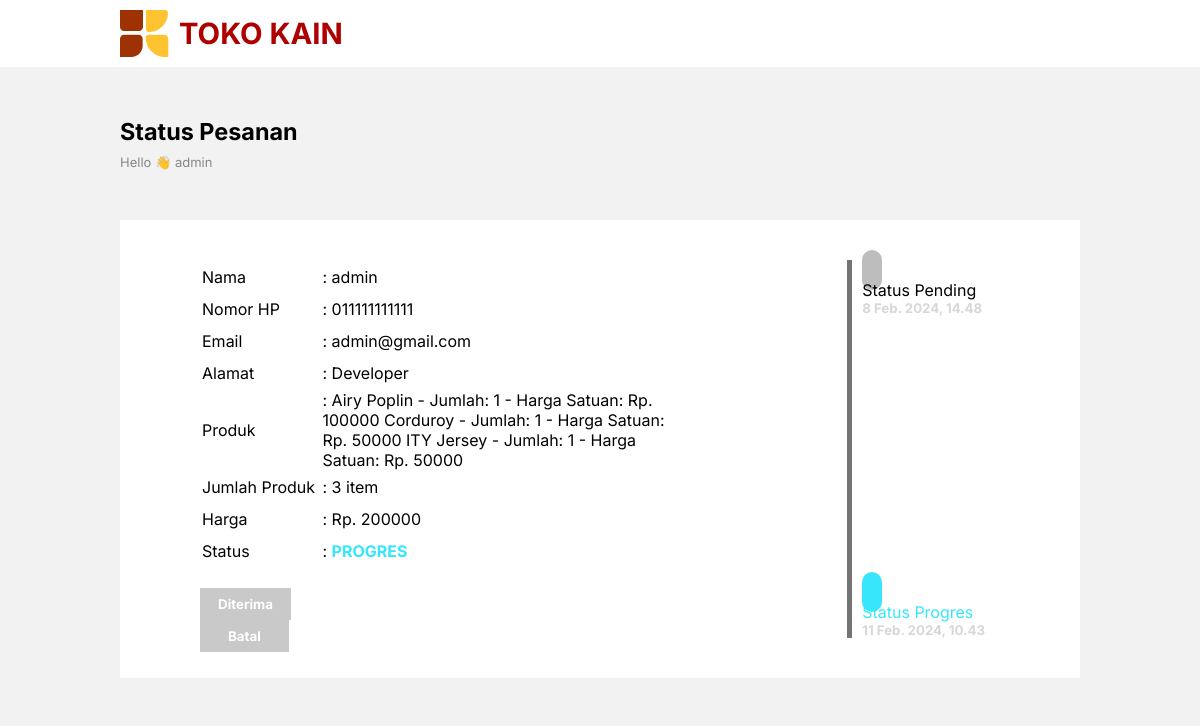
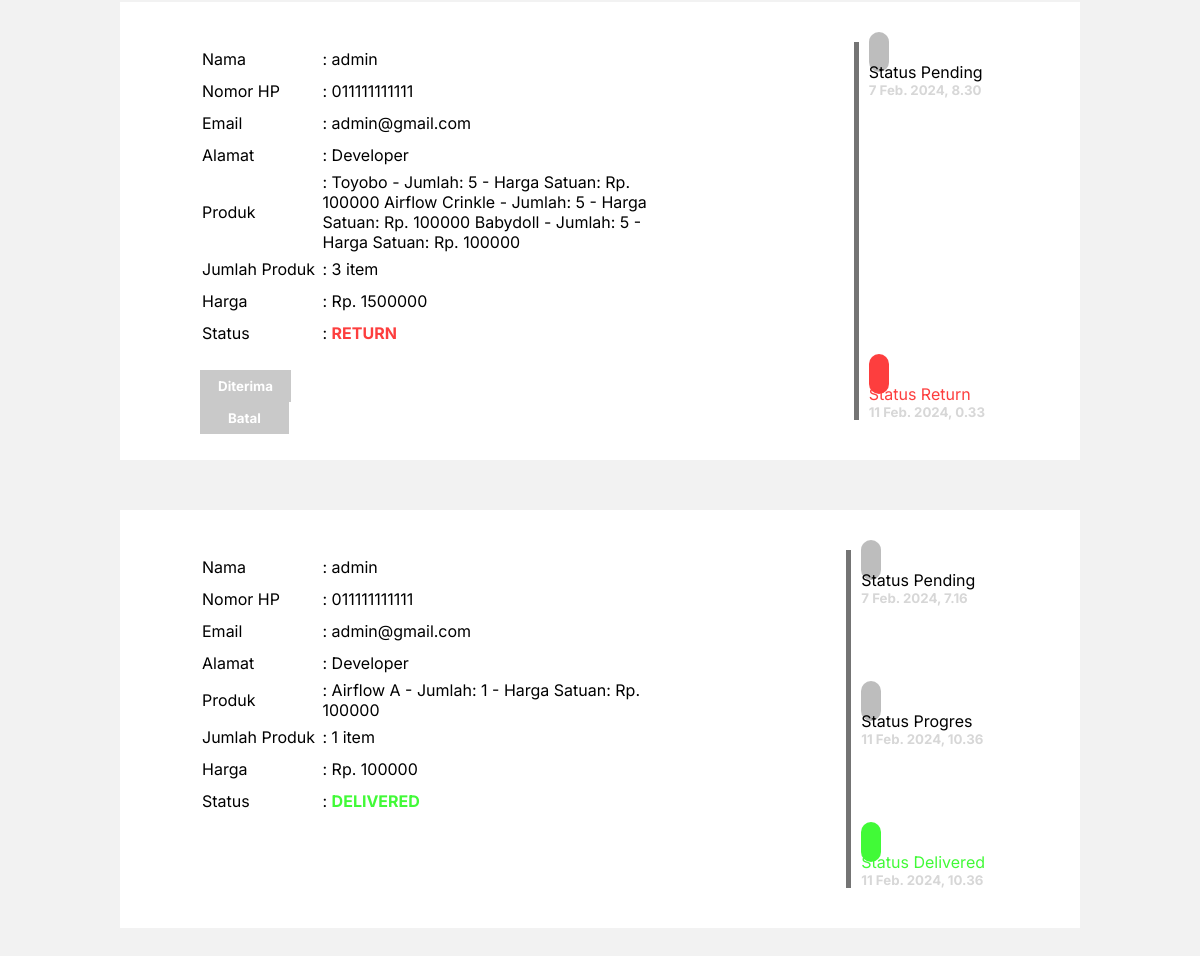
Before: /status/ (signed in) with the older database file (2 pictures, top to bottom).
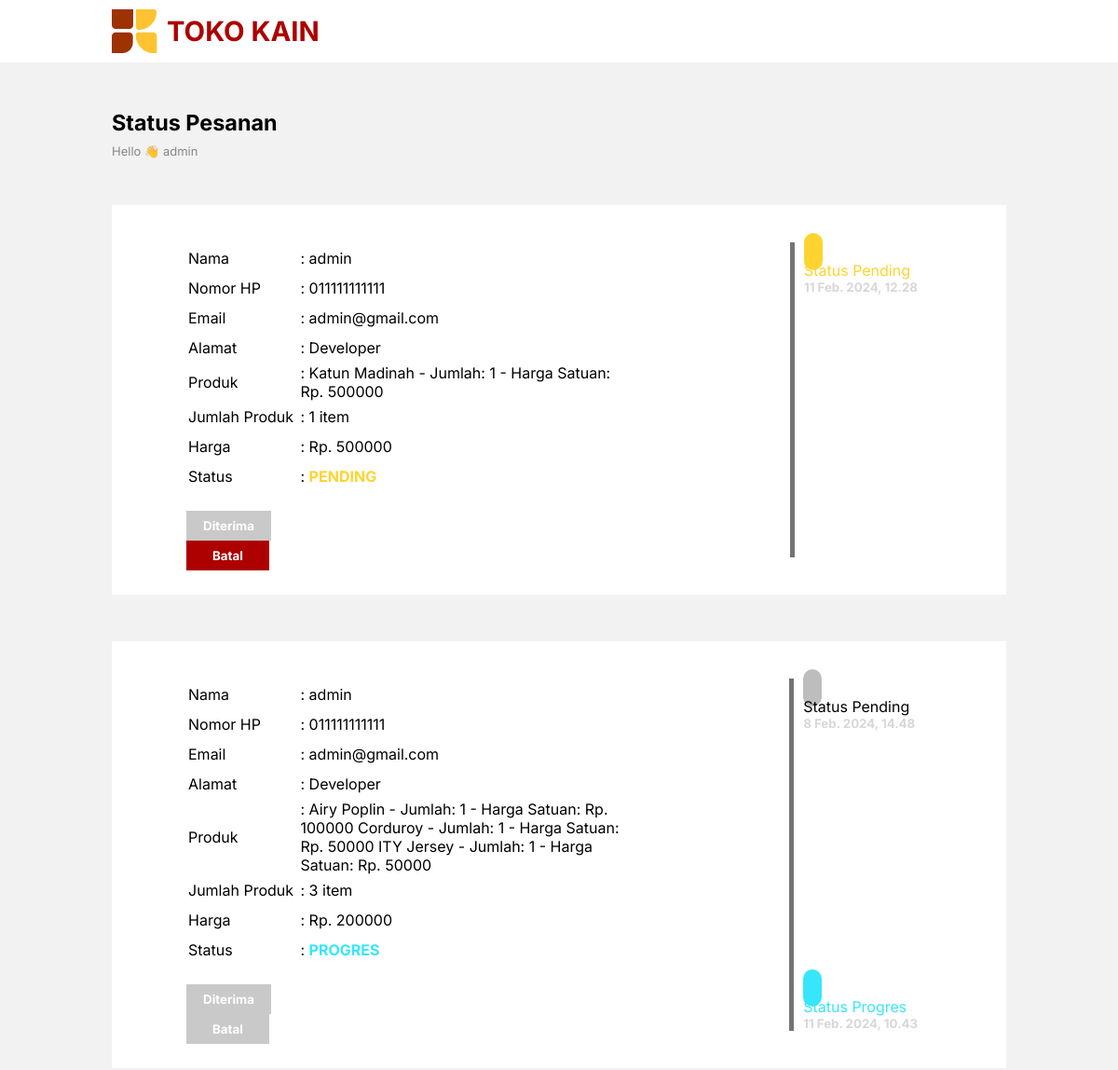
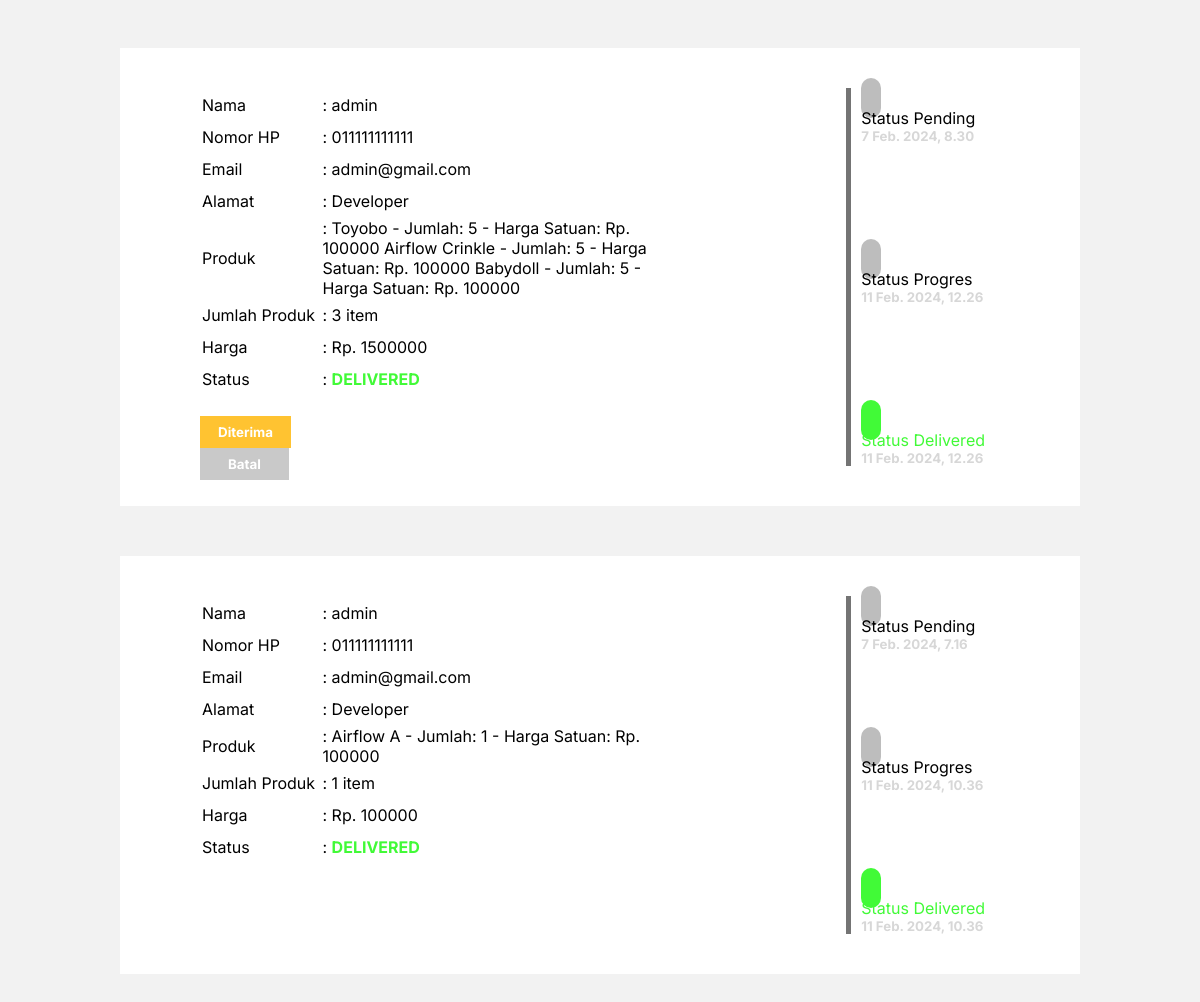
After: the same page with the newer database file (2 pictures, top to bottom).
### greenstore_app/models.py (models this page shows, shortened)
class Pesanan(models.Model):
    STATUS_CHOICES = [
        ('PENDING', 'Pending'),
        ('PROGRES', 'Progres'),
        ('DELIVERED', 'Delivered'),
        ('RETURN', 'Return'),
    ]
    nama_user = models.ForeignKey(CustomUser, on_delete=models.CASCADE)
    nomor_hp = models.CharField(max_length=20)
    email = models.EmailField()
    alamat = models.CharField(max_length=255)
    jumlah_items = models.PositiveIntegerField()
    total_harga = models.IntegerField()
    pesanan_detail = models.TextField()
    status = models.CharField(max_length=10, choices=STATUS_CHOICES, default='PENDING')
    created_at = models.DateTimeField(auto_now_add=True)
    updated_at = models.DateTimeField(auto_now=True)
    diterima = models.BooleanField(default=False)

class CustomUser(AbstractUser):
    nomor = models.CharField(max_length=20)
    alamat = models.CharField(max_length=255)

### greenstore_app/views.py (the view)
# urls.py: path('status/', PesananListView.as_view(), name='status'),
class PesananListView(ListView):
    model = Pesanan
    template_name = 'status.html'
    context_object_name = 'pesanan'
    def get_queryset(self):
        return Pesanan.objects.filter(nama_user=self.request.user).order_by('-id')

### templates/status.html (shortened to what the changed rows need)
{% load static %}
<!DOCTYPE html>
<html lang="en">
<head>
    <link rel="stylesheet" href="{%static 'css/main.css'%}">
</head>
<body>
    <div class="container">
        {% for order in pesanan %}
            <div class="content2">
                <div class="detail">
                    <table>
                        <tr>
                            <td>Nama</td>
                            <td>: {{ order.nama_user }}</td>
                        </tr>
                        <tr>
                            <td style="width: 25%;">Nomor HP</td>
                            <td>: {{ order.nomor_hp }}</td>
                        </tr>
                        <tr>
                            <td>Email</td>
                            <td>: {{ order.email }}</td>
                        </tr>
                        <tr>
                            <td>Alamat</td>
                            <td>: {{ order.alamat }}</td>
                        </tr>
                        <tr>
                            <td>Produk</td>
                            <td>: {{ order.pesanan_detail }}</td>
                        </tr>
                        <tr>
                            <td>Jumlah Produk</td>
                            <td>: {{ order.jumlah_items }} item</td>
                        </tr>
                        <tr>
                            <td>Harga</td>
                            <td>: Rp. {{ order.total_harga }}</td>
                        </tr>
                        <tr>
                            <td>Status</td>
                            {% if order.status  == "DELIVERED" %}
                                {% if order.diterima  == True %}
                                    <td>: <span style="font-weight: bold; color: rgb(65, 250, 55);">{{ order.status }}</span> </td>
                                {% else %}
                                    <td>: <span style="font-weight: bold; color: rgb(65, 250, 55);">{{ order.status }}</span></td>
                                {% endif %}
                            {% elif order.status  == "PROGRES" %}
                                <td>: <span style="font-weight: bold; color: rgb(55, 230, 250);">{{ order.status }}</span></td>
                            {% elif order.status  == "RETURN" %}
                                <td>: <span style="font-weight: bold; color: rgb(253, 62, 62);">{{ order.status }}</span></td>
                            {% else %}
                                <td>: <span style="font-weight: bold; color: rgb(253, 212, 47);">{{ order.status }}</span></td>
                            {% endif %}
                        </tr>
                    </table>
                    <div class="btn-status">
                        {% if order.status  == "DELIVERED" %}
                            {% if order.status == "DELIVERED" and not order.diterima %}
                            <button class="btn-diterima" data-order-id="{{ order.id }}">Diterima</button>
                            <button disabled style="background-color: rgb(201, 201, 201); cursor: not-allowed;">Batal</button>
                            {% endif %}
                        {% elif order.status  == "RETURN" or order.status  == "PROGRES" %}
                            <button disabled style="background-color: rgb(201, 201, 201); cursor: not-allowed;">Diterima</button>
                            <button disabled style="background-color: rgb(201, 201, 201); cursor: not-allowed;">Batal</button>
                        {% else %}
                            <button disabled style="background-color: rgb(201, 201, 201); cursor: not-allowed;">Diterima</button>
                            <button onclick="batalkanPesanan({{ order.id }})">Batal</button>
                        {% endif %}
                    </div>
                </div>
                <div class="progres">
                    <span id="line"></span>
                    {% if order.status  == "DELIVERED" %}
                    <div class="pg1">
                        <ion-icon name="cube-outline" id="pgrs1"></ion-icon>
                        <div class="">
                            <p >Status Pending</p>
                            <h5>{{order.created_at}}</h5>
                        </div>
                    </div>
                    <div class="pg2">
                        <ion-icon name="checkbox-outline" id="pgrs2" ></ion-icon>
                        <div class="">
                            <p >Status Progres</p>
                            <h5>{{order.updated_at}}</h5>
                        </div>
                    </div>
                    <div class="pg2">
                        <ion-icon name="checkbox-outline" id="pgrs2" style="background-color: rgb(65, 250, 55);"></ion-icon>
                        <div class="">
                            <p style="color: rgb(65, 250, 55);">Status Delivered</p>
                            <h5>{{order.updated_at}}</h5>
                        </div>
                    </div>
                    {% elif order.status  == "PROGRES" %}
                    <div class="pg1">
                        <ion-icon name="cube-outline" id="pgrs1"></ion-icon>
                        <div class="">
                            <p >Status Pending</p>
                            <h5>{{order.created_at}}</h5>
                        </div>
                    </div>
                    <div class="pg2">
                        <ion-icon name="checkbox-outline" id="pgrs2" style="background-color: rgb(55, 230, 250);"></ion-icon>
                        <div class="">
                            <p style="color: rgb(55, 230, 250);">Status Progres</p>
                            <h5>{{order.updated_at}}</h5>
                        </div>
                    </div>
                    {% elif order.status  == "RETURN" %}
                    <div class="pg1">
                        <ion-icon name="cube-outline" id="pgrs1"></ion-icon>
                        <div class="">
                            <p >Status Pending</p>
                            <h5>{{order.created_at}}</h5>
                        </div>
                    </div>
                    <div class="pg1">
                        <ion-icon name="close-circle-outline" id="pgrs1" style="background-color: rgb(253, 62, 62);"></ion-icon>
                        <div class="">
                            <p style="color: rgb(253, 62, 62);">Status Return</p>
                            <h5>{{order.updated_at}}</h5>
                        </div>
                    </div>
                    {% else %}
                    <div class="pg1">
                        <ion-icon name="cube-outline" id="pgrs1" style="background-color: rgb(253, 212, 47);"></ion-icon>
                        <div class="">
                            <p style="color: rgb(253, 212, 47);">Status Pending</p>
                            <h5>{{order.created_at}}</h5>
                        </div>
                    </div>
                    {% endif %}
                </div>
            </div>
        {% endfor %}
    </div>
</body>
</html>

Changed rows visible on the page:
added Pesanan: nama_user "admin", nomor_hp "011111111111", email "admin@gmail.com", alamat "Developer", pesanan_detail "Katun Madinah - Jumlah: 1 - Harga Satuan: Rp. 500000", jumlah_items "1", total_harga "500000", status "PENDING", created_at "11 Feb. 2024, 12.28"
changed Pesanan: updated_at (not shown) → "11 Feb. 2024, 12.26"; status "RETURN" → "DELIVERED"; updated_at "11 Feb. 2024, 0.33" → "11 Feb. 2024, 12.26"; status "Status Return" → "Status Progres Status Delivered"
